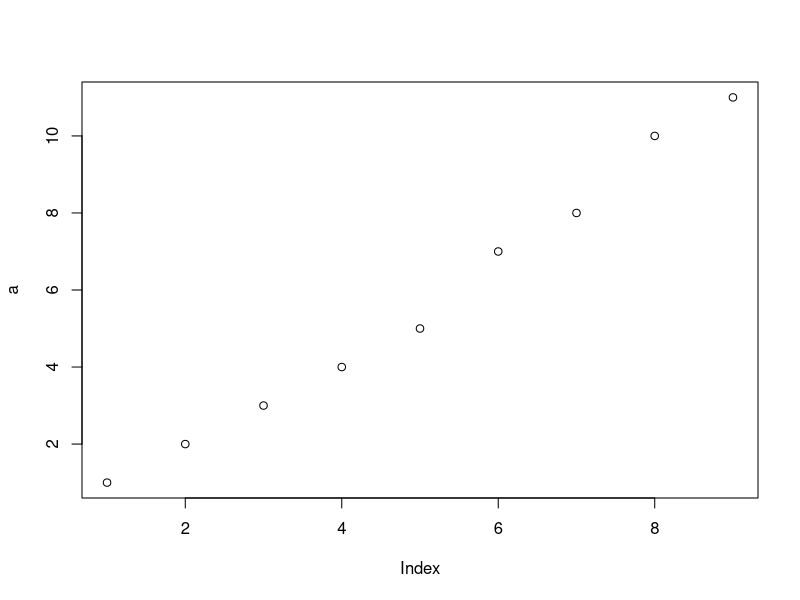
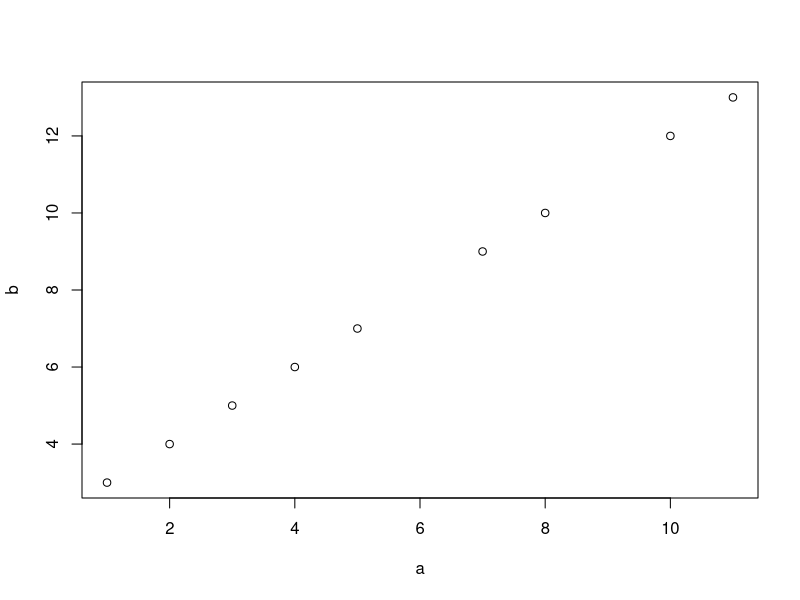
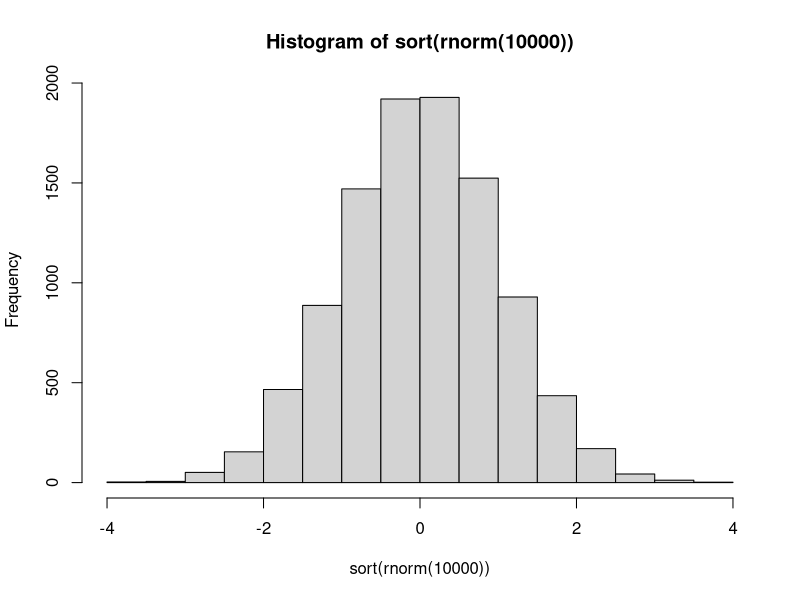
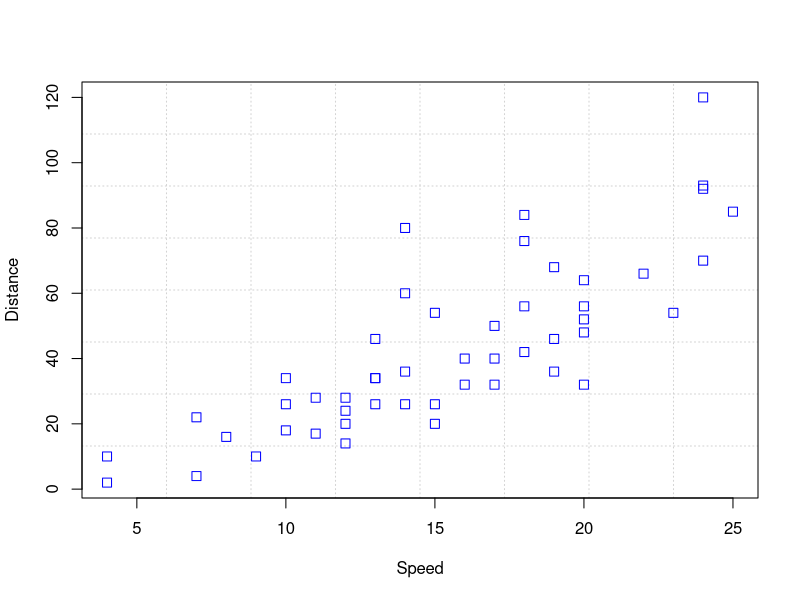
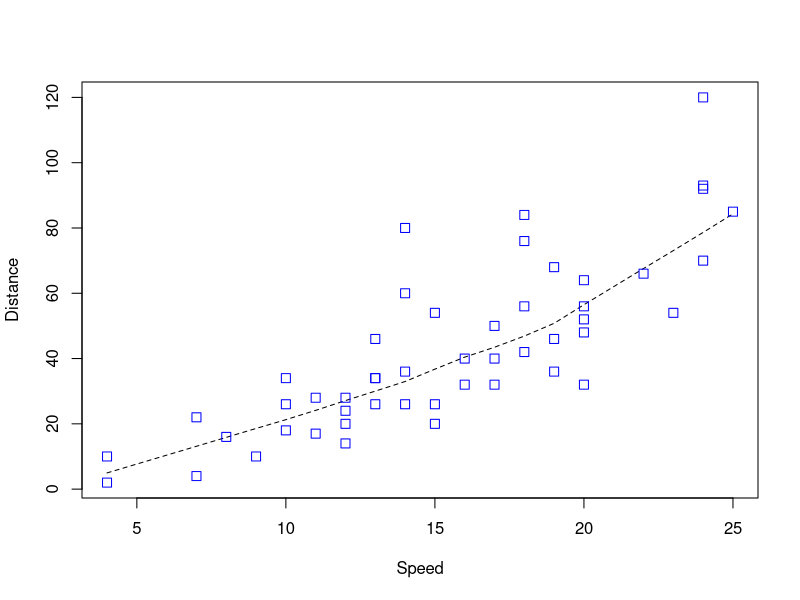
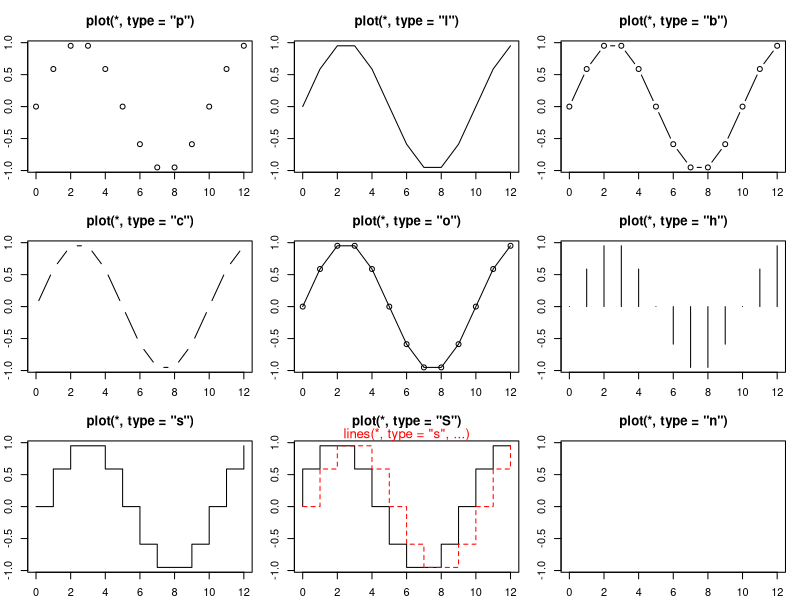
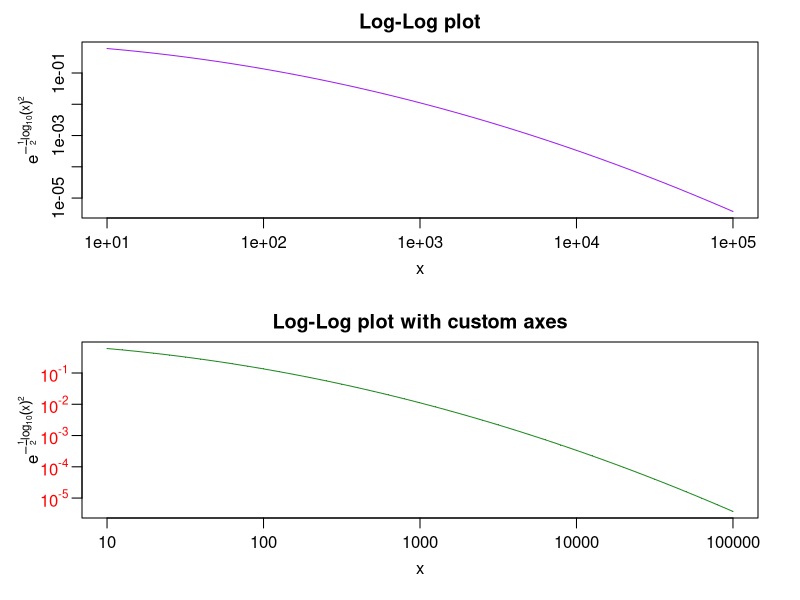

Write R code to recreate these figures, in order.
#Let's start exploring R
#Make sure you start R and follow along
#Make some changes to the code to check if you have understood.

5+5
6*7
4^3

a <- 4+56  #assign character
a
a <- c(1,2,3,4,5,7,8,10,11) #the combine function c()
a
a + 12  # useful vector operation
a
b <- a+2 
#lets talk about functions
plot(a)
plot(a,b)  

#built in statistical functions, often you can guess their names
mean(a)  #arithmetic mean
median(b)  #median
sd(a)  #standard deviation

#also try 
max(a)
min(a)

#explore unknown code
hist(sort(rnorm(10000)))
#the innermost function seems to be rnorm(10000), lets run that one
rnorm(10000)
x <- rnorm(10000) #each time you run rnorm() new random values will be created. You will not get teh same values that I got in the video.
mean(x)  
sd(x)
#Use the help functions in R
?plot()
example(plot)

